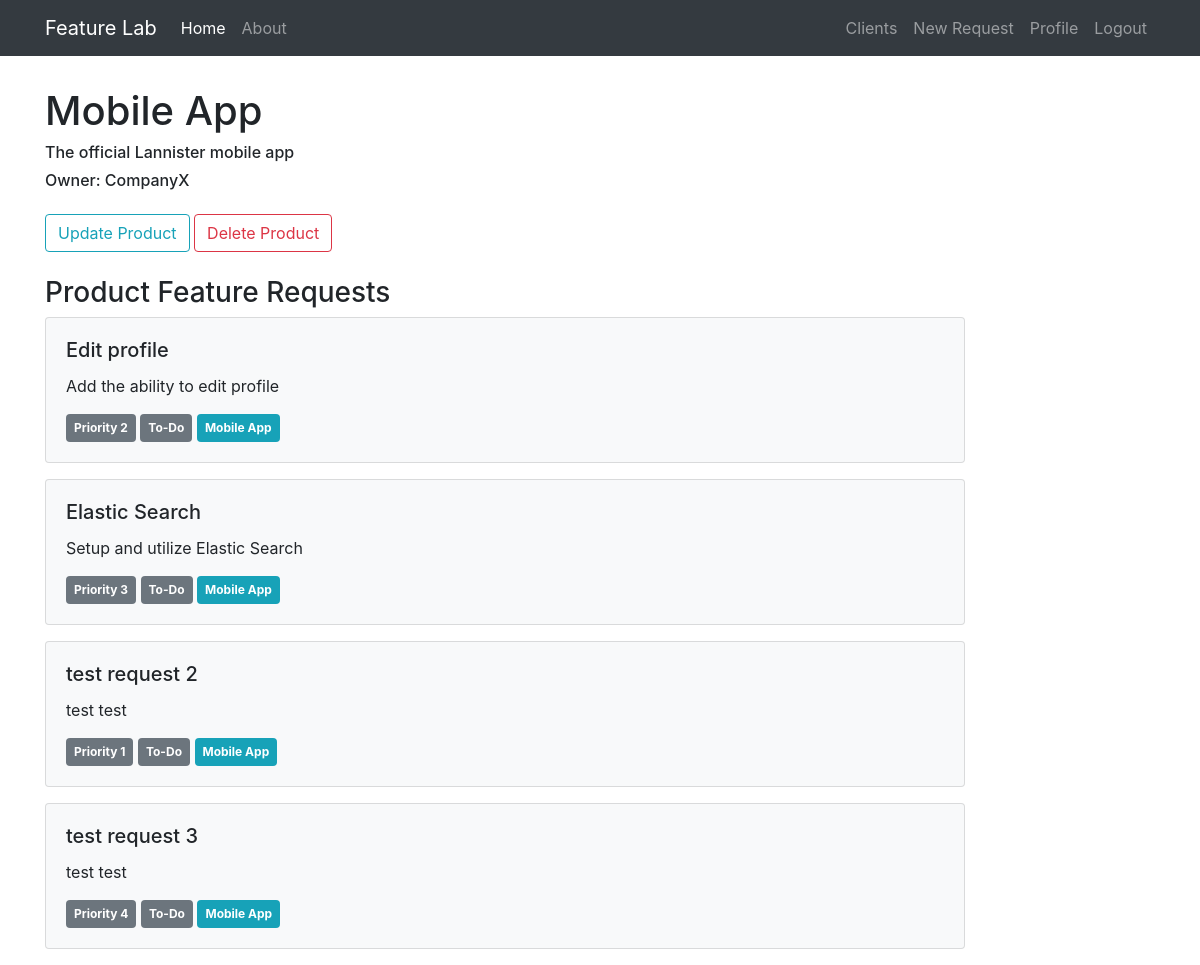
The page /product/1 (signed in) on the database its author committed.
### feature_lab/models.py (models this page shows, shortened)
class Product(db.Model):
    id = db.Column(db.Integer, primary_key=True)
    name = db.Column(db.String(20), unique=True, nullable=False)
    description = db.Column(db.Text(), nullable=False)
    owner_id = db.Column(db.Integer, db.ForeignKey('client.id'), nullable=False)
    requests = db.relationship('FeatureRequest', backref='product', lazy=True)
    areas = db.relationship('ProductArea', backref='product', lazy=True)

class FeatureRequest(db.Model):
    id = db.Column(db.Integer, primary_key=True)
    title = db.Column(db.String(30), unique=True, nullable=False)
    description = db.Column(db.Text(), nullable=False)
    created_at = db.Column(db.DateTime, nullable=False, default=datetime.utcnow)
    target_date = db.Column(db.DateTime, nullable=False)
    product_area = db.Column(db.String())
    product_id = db.Column(db.Integer, db.ForeignKey('product.id'), nullable=False)
    client_id = db.Column(db.Integer, db.ForeignKey('client.id'), nullable=False)
    state = db.Column(db.Enum(FeatureRequestState), default=FeatureRequestState.TODO)
    priority = db.Column(db.Integer, nullable=False)

### feature_lab/clients/routes.py (the view)
@clients.route('/product/<int:product_id>')
@login_required
def product(product_id):
    product_data = Product.query.get_or_404(product_id)
    return render_template('product.html', product=product_data)

### feature_lab/models.py (called while the page is built)
@login_manager.user_loader
def load_user(user_id):
    return User.query.get(int(user_id))

### feature_lab/templates/product.html (shortened to what this page needs)
{% extends 'layout.html' %}
{% block content %}
    <h1>{{product.name}}</h1>
    <h6>{{product.description}}</h6>
    <h6 class="mb-4">Owner: CompanyX</h6>
    <button class="btn btn-outline-info" onclick="window.location='/product/{{product.id}}/update'">Update Product</button>
    <button type="button" class="btn btn-outline-danger" data-toggle="modal" data-target="#deleteModal">Delete Product</button>
    <h3 class="mt-4">Product Feature Requests</h3>
    {% if product.requests %}
        {% for request in product.requests %}
            <div>
                <a href="/request/{{request.id}}" class="request-card">
                    <div class="card bg-light mb-3 p-3 mr-0">
                        <div class="p-1">
                            <h5 class="card-title">{{ request.title }}</h5>
                            <p class="card-text">{{ request.description }}</p>
                            <span class="badge badge-secondary p-2">Priority {{ request.priority }}</span>
                            <span class="badge badge-secondary p-2">{{ request.state.value }}</span>
                            <span class="badge badge-info p-2">{{ request.product.name }}</span>
                        </div>
                    </div>
                </a>
            </div>
        {% endfor %}
    {% else %}
        <div class="container">
            <p class="text-secondary m-4">This product does not have any feature requests yet. <a href="{{url_for('clients.create_request')}}">Create feature request</a></p>
        </div>
    {% endif %}
{% endblock content %}

### feature_lab/static/custom.css (style rules this page uses)
a.request-card, a.request-card:hover { color: inherit; text-decoration: none; max-width: 35rem; }

### rows shown on the page
Product: name "Mobile App", description "The official Lannister mobile app"
FeatureRequest: title "Edit profile", description "Add the ability to edit profile", priority "2", state.value "To-Do", product.name "Mobile App"
FeatureRequest: title "Elastic Search", description "Setup and utilize Elastic Search", priority "3", state.value "To-Do", product.name "Mobile App"
FeatureRequest: title "test request 2", description "test test", priority "1", state.value "To-Do", product.name "Mobile App"
FeatureRequest: title "test request 3", description "test test", priority "4", state.value "To-Do", product.name "Mobile App"
